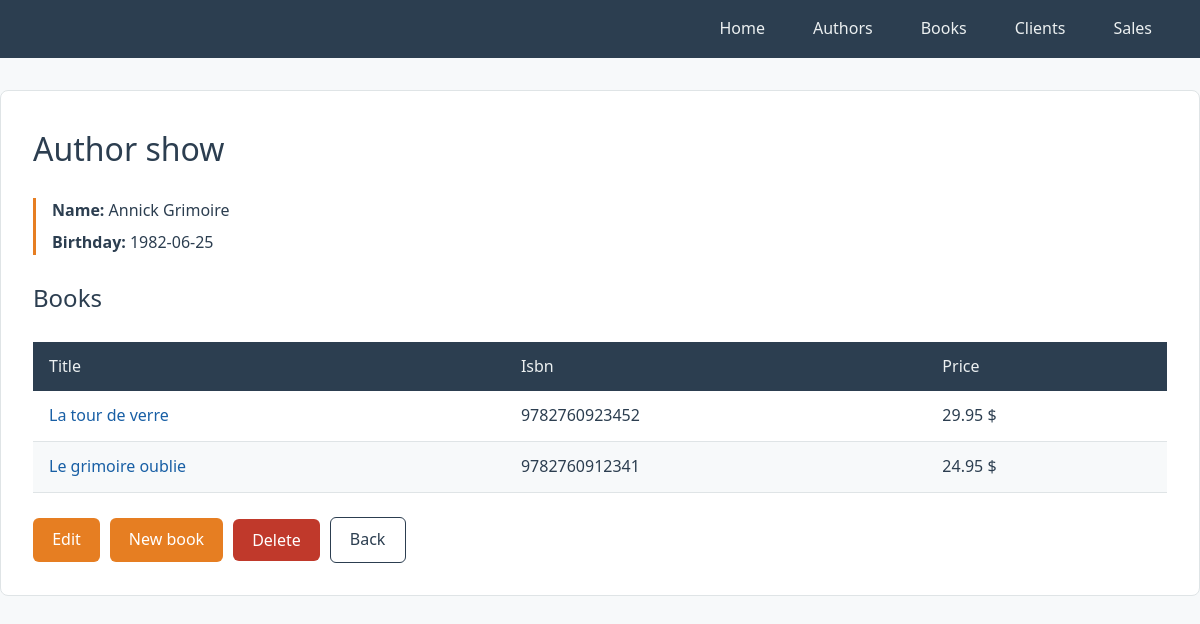
Screenshot of /author-show.php?id=1 with the database file from the repository.
### tables this page shows
CREATE TABLE IF NOT EXISTS `author` (
	`id` INT NOT NULL AUTO_INCREMENT,
    `name` VARCHAR(45) NOT NULL,
    `birthday` DATE NOT NULL,
    PRIMARY KEY (`id`)
 );

CREATE TABLE IF NOT EXISTS `book` (
	`id` INT NOT NULL AUTO_INCREMENT,
    `title` VARCHAR(60) NOT NULL,
    `isbn` VARCHAR(20) NOT NULL UNIQUE,
    `description` TEXT NULL,
    `price` DOUBLE NOT NULL,
    `author_id` INT NOT NULL,
    PRIMARY KEY (`id`),
    CONSTRAINT `fk_book_author`
		FOREIGN KEY (`author_id`) REFERENCES `author` (`id`)
 );

### classes/CRUD.php (called while the page is built, shortened)
<?php
class CRUD extends PDO {
    public function selectId(string $table, int|string $value, $field = 'id'):bool|array {
        $sql = "SELECT * FROM $table WHERE $field = :$field";
        $stmt = $this->prepare($sql);
        $stmt->bindValue(":$field", $value);
        $stmt->execute();
        $count = $stmt->rowCount();
        if($count === 1) {
            return $stmt->fetch();
        }else{
            return false;
        }
    }
}

### classes/Author.php (called while the page is built, shortened)
<?php
require_once('CRUD.php');
class Author extends CRUD {
    public function selectBooks(int $authorId):array {
        $sql = "SELECT * FROM book WHERE author_id = :author_id ORDER BY title ASC";
        $stmt = $this->prepare($sql);
        $stmt->bindValue(':author_id', $authorId);
        $stmt->execute();
        return $stmt->fetchAll();
    }
}

### author-show.php (the view, shortened to what this page needs)
<?php
$id = $_GET['id'];
require_once('classes/Author.php');
$authorObj = new Author;
$authorData = $authorObj->selectId('author', $id);
$books = $authorObj->selectBooks($id);
if($authorData) {
    extract($authorData);
}else{
    header('location:author-index.php');
}
?>
<!DOCTYPE html>
<html lang="fr">
<head>
    <link rel="stylesheet" href="css/style.css">
</head>
<body>
    <?php require_once('includes/nav.php'); ?>
    <main class="container">
        <h1>Author show</h1>
        <div class="fiche">
            <p><strong>Name: </strong><?= $name; ?></p>
            <p><strong>Birthday: </strong><?= $birthday; ?></p>
        </div>
        <h2>Books</h2>
        <table>
            <thead>
                <tr>
                    <th>Title</th>
                    <th>Isbn</th>
                    <th>Price</th>
                </tr>
            </thead>
            <tbody>
                <?php foreach($books as $book) {
                ?>
                    <tr>
                        <td><a href="book-show.php?id=<?= $book['id'] ?>"><?= $book['title'] ?></a></td>
                        <td><?= $book['isbn'] ?></td>
                        <td><?= $book['price'] ?> $</td>
                    </tr>
                <?php
                }
                ?>
            </tbody>
        </table>
        <div class="actions">
            <a href="author-edit.php?id=<?= $id; ?>" class="btn">Edit</a>
            <a href="book-create.php?author_id=<?= $id; ?>" class="btn">New book</a>
            <form action="author-delete.php" method="post">
                <input type="submit" value="Delete" class="btn red">
            </form>
            <a href="author-index.php" class="btn outline">Back</a>
        </div>
    </main>
</body>
</html>

### css/style.css (style rules this page uses)
:root { --dark: #2c3e50; --accent: #e67e22; --accent-hover: #d35400; --light: #ecf0f1; --border: #dfe4e6; --bg: #f7f9fa; --red: #c0392b; --red-hover: #a93226; --link: #185fa5; --white: #fff; }
* { margin: 0; padding: 0; box-sizing: border-box; }
body { font-family: system-ui, -apple-system, sans-serif; line-height: 1.6; color: var(--dark); background-color: var(--bg); }
.container { max-width: 1440px; margin: 2rem auto; padding: 2rem; background-color: var(--white); border: 1px solid var(--border); border-radius: 8px; }
.container p { color: var(--dark); }
h1, h2 { margin-bottom: 1.5rem; font-weight: 500; }
table { width: 100%; border-collapse: collapse; margin-bottom: 1.5rem; }
th { background-color: var(--dark); color: var(--light); text-align: left; padding: 0.75rem 1rem; font-weight: 500; }
td { padding: 0.75rem 1rem; border-bottom: 1px solid var(--border); }
tbody tr:nth-child(even) { background-color: var(--bg); }
td a { color: var(--link); text-decoration: none; }
.fiche { border-left: 3px solid var(--accent); padding-left: 1rem; margin-bottom: 1.5rem; }
.fiche p { margin-bottom: 0.4rem; }
.btn { display: inline-block; background-color: var(--accent); color: var(--white); padding: 0.6rem 1.2rem; border: none; border-radius: 6px; text-decoration: none; font-size: 1rem; font-family: inherit; cursor: pointer; }
.btn.red { background-color: var(--red); }
.btn.outline { background-color: transparent; color: var(--dark); border: 1px solid var(--dark); }
.actions { display: flex; gap: 0.6rem; align-items: center; }
.actions form { margin: 0; }
form { max-width: 500px; }

### rows the page displays
author: name "Annick Grimoire", birthday "1982-06-25"
book: title "La tour de verre", isbn "9782760923452", price "29.95"
book: title "Le grimoire oublie", isbn "9782760912341", price "24.95"
